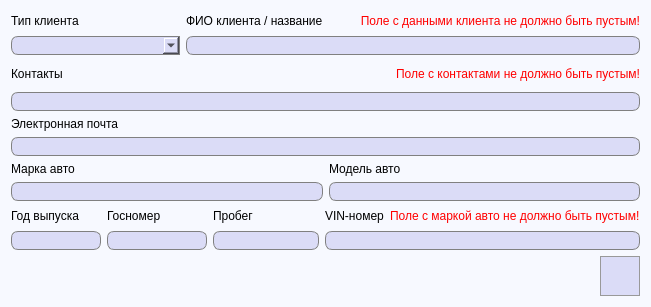
<?xml version="1.0" encoding="UTF-8"?>
<ui version="4.0">
 <class>AddClient</class>
 <widget class="QDialog" name="AddClient">
  <property name="geometry">
   <rect>
    <x>0</x>
    <y>0</y>
    <width>651</width>
    <height>307</height>
   </rect>
  </property>
  <property name="windowTitle">
   <string>Добавление клиента</string>
  </property>
  <property name="windowOpacity">
   <double>1.000000000000000</double>
  </property>
  <property name="styleSheet">
   <string notr="true">QDialog {
	background-color: #f7f9ff;
}

QMessageBox {
	background-color: white;
}</string>
  </property>
  <property name="modal">
   <bool>false</bool>
  </property>
  <layout class="QGridLayout" name="gridLayout_5">
   <item row="0" column="0" colspan="2">
    <layout class="QGridLayout" name="gridLayout">
     <item row="0" column="0">
      <widget class="QLabel" name="label_7">
       <property name="font">
        <font>
         <pointsize>9</pointsize>
        </font>
       </property>
       <property name="text">
        <string>Тип клиента</string>
       </property>
      </widget>
     </item>
     <item row="0" column="1">
      <widget class="QLabel" name="label">
       <property name="font">
        <font>
         <pointsize>9</pointsize>
        </font>
       </property>
       <property name="text">
        <string>ФИО клиента / название</string>
       </property>
      </widget>
     </item>
     <item row="0" column="2">
      <widget class="QLabel" name="nameErrorLabel">
       <property name="font">
        <font>
         <pointsize>9</pointsize>
        </font>
       </property>
       <property name="styleSheet">
        <string notr="true">QLabel {
	color: red;
}</string>
       </property>
       <property name="text">
        <string>Поле с данными клиента не должно быть пустым!</string>
       </property>
       <property name="alignment">
        <set>Qt::AlignRight|Qt::AlignTrailing|Qt::AlignVCenter</set>
       </property>
      </widget>
     </item>
     <item row="1" column="0">
      <widget class="QComboBox" name="clientTypeComboBox">
       <property name="font">
        <font>
         <pointsize>10</pointsize>
        </font>
       </property>
       <property name="styleSheet">
        <string notr="true">QComboBox {
	border: 1px solid gray;
    border-top-left-radius: 7px;
	border-bottom-left-radius: 7px;
    background-color: #dbdcf7;
	padding-left: 6px;
}</string>
       </property>
      </widget>
     </item>
     <item row="1" column="1" colspan="2">
      <widget class="QLineEdit" name="clientFMLnameLine">
       <property name="font">
        <font>
         <pointsize>10</pointsize>
        </font>
       </property>
       <property name="styleSheet">
        <string notr="true">QLineEdit {
	border: 1px solid gray;
    border-radius: 7px;
    background-color: #dbdcf7;
	padding-left: 3px;
}</string>
       </property>
       <property name="frame">
        <bool>true</bool>
       </property>
      </widget>
     </item>
    </layout>
   </item>
   <item row="4" column="1">
    <widget class="QPushButton" name="saveClientButton">
     <property name="minimumSize">
      <size>
       <width>40</width>
       <height>40</height>
      </size>
     </property>
     <property name="maximumSize">
      <size>
       <width>40</width>
       <height>40</height>
      </size>
     </property>
     <property name="styleSheet">
      <string notr="true">QPushButton {
	background-color: #dbdcf7;
	border: 1px solid #999999;
}

QPushButton:hover {
	background-color: #d5d6f0;
	border: 1px solid #acacac;
}

QPushButton:pressed {
	background-color: #cbcde6;
	border: 2px solid #999999;
}</string>
     </property>
     <property name="text">
      <string/>
     </property>
     <property name="icon">
      <iconset>
       <normaloff>:/images/save.png</normaloff>:/images/save.png</iconset>
     </property>
     <property name="iconSize">
      <size>
       <width>30</width>
       <height>30</height>
      </size>
     </property>
     <property name="autoDefault">
      <bool>false</bool>
     </property>
    </widget>
   </item>
   <item row="1" column="0" colspan="2">
    <layout class="QGridLayout" name="gridLayout_2">
     <item row="0" column="0">
      <widget class="QLabel" name="label_2">
       <property name="font">
        <font>
         <pointsize>9</pointsize>
        </font>
       </property>
       <property name="text">
        <string>Контакты</string>
       </property>
      </widget>
     </item>
     <item row="0" column="1">
      <spacer name="horizontalSpacer_2">
       <property name="orientation">
        <enum>Qt::Horizontal</enum>
       </property>
       <property name="sizeHint" stdset="0">
        <size>
         <width>431</width>
         <height>25</height>
        </size>
       </property>
      </spacer>
     </item>
     <item row="0" column="2">
      <widget class="QLabel" name="contactsErrorLabel">
       <property name="font">
        <font>
         <pointsize>9</pointsize>
        </font>
       </property>
       <property name="styleSheet">
        <string notr="true">QLabel {
	color: red;
}</string>
       </property>
       <property name="text">
        <string>Поле с контактами не должно быть пустым!</string>
       </property>
      </widget>
     </item>
     <item row="1" column="0" colspan="3">
      <widget class="QLineEdit" name="contactsLine">
       <property name="font">
        <font>
         <pointsize>10</pointsize>
        </font>
       </property>
       <property name="styleSheet">
        <string notr="true">QLineEdit {
	border: 1px solid gray;
    border-radius: 7px;
    background-color: #dbdcf7;
	padding-left: 3px;
}</string>
       </property>
       <property name="frame">
        <bool>true</bool>
       </property>
      </widget>
     </item>
    </layout>
   </item>
   <item row="2" column="0" colspan="2">
    <layout class="QGridLayout" name="gridLayout_3">
     <item row="3" column="1">
      <widget class="QLineEdit" name="autoModelLine">
       <property name="minimumSize">
        <size>
         <width>0</width>
         <height>0</height>
        </size>
       </property>
       <property name="maximumSize">
        <size>
         <width>16777215</width>
         <height>16777215</height>
        </size>
       </property>
       <property name="font">
        <font>
         <pointsize>10</pointsize>
        </font>
       </property>
       <property name="styleSheet">
        <string notr="true">QLineEdit {
	border: 1px solid gray;
    border-radius: 7px;
    background-color: #dbdcf7;
	padding-left: 3px;
}</string>
       </property>
       <property name="frame">
        <bool>true</bool>
       </property>
      </widget>
     </item>
     <item row="0" column="0" colspan="2">
      <widget class="QLabel" name="label_9">
       <property name="font">
        <font>
         <pointsize>9</pointsize>
        </font>
       </property>
       <property name="text">
        <string>Электронная почта</string>
       </property>
      </widget>
     </item>
     <item row="2" column="1">
      <widget class="QLabel" name="label_8">
       <property name="font">
        <font>
         <pointsize>9</pointsize>
        </font>
       </property>
       <property name="text">
        <string>Модель авто</string>
       </property>
      </widget>
     </item>
     <item row="3" column="0">
      <widget class="QLineEdit" name="autoBrandLine">
       <property name="minimumSize">
        <size>
         <width>0</width>
         <height>0</height>
        </size>
       </property>
       <property name="maximumSize">
        <size>
         <width>16777215</width>
         <height>16777215</height>
        </size>
       </property>
       <property name="font">
        <font>
         <pointsize>10</pointsize>
        </font>
       </property>
       <property name="styleSheet">
        <string notr="true">QLineEdit {
	border: 1px solid gray;
    border-radius: 7px;
    background-color: #dbdcf7;
	padding-left: 3px;
}</string>
       </property>
       <property name="frame">
        <bool>true</bool>
       </property>
      </widget>
     </item>
     <item row="1" column="0" colspan="2">
      <widget class="QLineEdit" name="emailLine">
       <property name="font">
        <font>
         <pointsize>10</pointsize>
        </font>
       </property>
       <property name="styleSheet">
        <string notr="true">QLineEdit {
	border: 1px solid gray;
    border-radius: 7px;
    background-color: #dbdcf7;
	padding-left: 3px;
}</string>
       </property>
      </widget>
     </item>
     <item row="2" column="0">
      <widget class="QLabel" name="label_3">
       <property name="font">
        <font>
         <pointsize>9</pointsize>
        </font>
       </property>
       <property name="text">
        <string>Марка авто</string>
       </property>
      </widget>
     </item>
    </layout>
   </item>
   <item row="3" column="0" colspan="2">
    <layout class="QGridLayout" name="gridLayout_4">
     <item row="0" column="1">
      <widget class="QLabel" name="label_4">
       <property name="font">
        <font>
         <pointsize>9</pointsize>
        </font>
       </property>
       <property name="text">
        <string>Госномер</string>
       </property>
      </widget>
     </item>
     <item row="1" column="3" colspan="2">
      <widget class="QLineEdit" name="VINnumberLine">
       <property name="font">
        <font>
         <pointsize>10</pointsize>
        </font>
       </property>
       <property name="styleSheet">
        <string notr="true">QLineEdit {
	border: 1px solid grey;
    border-radius: 7px;
    background-color: #dbdcf7;
	padding-left: 3px;
}</string>
       </property>
       <property name="frame">
        <bool>true</bool>
       </property>
      </widget>
     </item>
     <item row="1" column="1">
      <widget class="QLineEdit" name="autoLicensePlateLine">
       <property name="minimumSize">
        <size>
         <width>100</width>
         <height>0</height>
        </size>
       </property>
       <property name="maximumSize">
        <size>
         <width>100</width>
         <height>16777215</height>
        </size>
       </property>
       <property name="font">
        <font>
         <pointsize>10</pointsize>
        </font>
       </property>
       <property name="styleSheet">
        <string notr="true">QLineEdit {
	border: 1px solid gray;
    border-radius: 7px;
    background-color: #dbdcf7;
	padding-left: 3px;
}</string>
       </property>
       <property name="frame">
        <bool>true</bool>
       </property>
      </widget>
     </item>
     <item row="1" column="0">
      <widget class="QLineEdit" name="manufactureYearLine">
       <property name="minimumSize">
        <size>
         <width>90</width>
         <height>0</height>
        </size>
       </property>
       <property name="maximumSize">
        <size>
         <width>90</width>
         <height>16777215</height>
        </size>
       </property>
       <property name="font">
        <font>
         <pointsize>10</pointsize>
        </font>
       </property>
       <property name="styleSheet">
        <string notr="true">QLineEdit {
	border: 1px solid gray;
    border-radius: 7px;
    background-color: #dbdcf7;
	padding-left: 3px;
}</string>
       </property>
       <property name="frame">
        <bool>true</bool>
       </property>
      </widget>
     </item>
     <item row="0" column="3">
      <widget class="QLabel" name="label_6">
       <property name="font">
        <font>
         <pointsize>9</pointsize>
        </font>
       </property>
       <property name="text">
        <string>VIN-номер</string>
       </property>
      </widget>
     </item>
     <item row="0" column="0">
      <widget class="QLabel" name="label_5">
       <property name="font">
        <font>
         <pointsize>9</pointsize>
        </font>
       </property>
       <property name="text">
        <string>Год выпуска</string>
       </property>
      </widget>
     </item>
     <item row="1" column="2">
      <widget class="QLineEdit" name="mileageLine">
       <property name="font">
        <font>
         <pointsize>10</pointsize>
        </font>
       </property>
       <property name="styleSheet">
        <string notr="true">QLineEdit {
	border: 1px solid grey;
    border-radius: 7px;
    background-color: #dbdcf7;
	padding-left: 3px;
}</string>
       </property>
      </widget>
     </item>
     <item row="0" column="2">
      <widget class="QLabel" name="label_10">
       <property name="font">
        <font>
         <pointsize>9</pointsize>
        </font>
       </property>
       <property name="text">
        <string>Пробег</string>
       </property>
      </widget>
     </item>
     <item row="0" column="4">
      <widget class="QLabel" name="autoErrorLabel">
       <property name="font">
        <font>
         <pointsize>9</pointsize>
        </font>
       </property>
       <property name="styleSheet">
        <string notr="true">QLabel {
	color: red;
}</string>
       </property>
       <property name="text">
        <string>Поле с маркой авто не должно быть пустым!</string>
       </property>
      </widget>
     </item>
    </layout>
   </item>
   <item row="4" column="0">
    <spacer name="horizontalSpacer">
     <property name="orientation">
      <enum>Qt::Horizontal</enum>
     </property>
     <property name="sizeHint" stdset="0">
      <size>
       <width>40</width>
       <height>20</height>
      </size>
     </property>
    </spacer>
   </item>
  </layout>
 </widget>
 <tabstops>
  <tabstop>clientTypeComboBox</tabstop>
  <tabstop>clientFMLnameLine</tabstop>
  <tabstop>contactsLine</tabstop>
  <tabstop>emailLine</tabstop>
  <tabstop>autoBrandLine</tabstop>
  <tabstop>autoModelLine</tabstop>
  <tabstop>manufactureYearLine</tabstop>
  <tabstop>autoLicensePlateLine</tabstop>
  <tabstop>mileageLine</tabstop>
  <tabstop>VINnumberLine</tabstop>
  <tabstop>saveClientButton</tabstop>
 </tabstops>
 <resources/>
 <connections/>
</ui>
